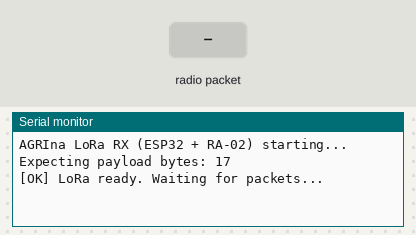
Bench run of a sketch on a simulated ESP32. Shown: the last lines printed to the serial monitor. The inputs (shaded band) are chosen by the test bench. No radio packets arrive unless stated.

Above: at 1.2 s.
1.3 s: radio packet "1" arrives
At 2.3 s:
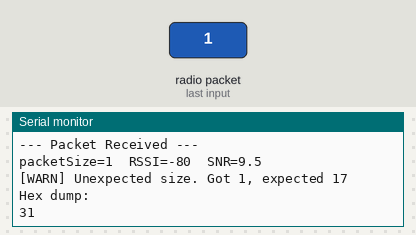
2.8 s: radio packet "0" arrives
At 3.5 s:
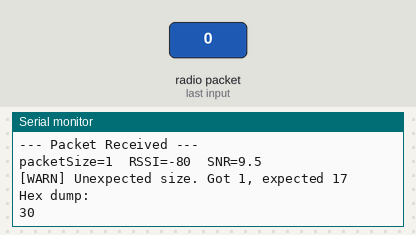
4.3 s: radio packet "2" arrives
At 4.6 s:
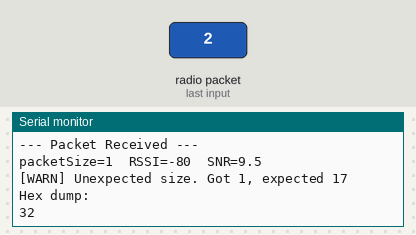

Measured:
- after the input at 1.3 s, the serial monitor: prints a new line at once (image 1)
- after the input at 2.8 s, the serial monitor: prints a new line at once (image 2)
- after the input at 4.3 s, the serial monitor: prints a new line at once (image 3)

The sketch:

AGRIna_Node_Main.ino
```cpp
// AGRIna_Node_Main.ino — Receiver (ESP32 + RA-02/SX1278)
#include <SPI.h>
#include <LoRa.h>
#include "DataStructure.h"  // defines packed AGRInaData + global Data_AGRIna (unused here) :contentReference[oaicite:1]{index=1}

// ==== ESP32 LoRa Pins (match your wiring) ====
static const int PIN_LORA_SS   = 5;   // NSS / CS
static const int PIN_LORA_RST  = 14;  // RESET
static const int PIN_LORA_DIO0 = 26;   // DIO0

// ==== LoRa Radio Settings ====
static const long LORA_FREQUENCY = 433E6; // change to 868E6 or 915E6 as applicable

// Optional: Expected header/footer for quick validation
static const uint8_t kHeader = 0x55;
static const uint8_t kFooter = 0xAA;

void hexDump(const uint8_t* buf, size_t len) {
  for (size_t i = 0; i < len; i++) {
    if (i && (i % 16 == 0)) Serial.println();
    if (buf[i] < 0x10) Serial.print('0');
    Serial.print(buf[i], HEX);
    Serial.print(' ');
  }
  Serial.println();
}

void setup() {
  Serial.begin(115200);
  while (!Serial) {}

  Serial.println(F("\nAGRIna LoRa RX (ESP32 + RA-02) starting..."));
  Serial.print(F("Expecting payload bytes: "));
  Serial.println(sizeof(AGRInaData));

  LoRa.setPins(PIN_LORA_SS, PIN_LORA_RST, PIN_LORA_DIO0);
  if (!LoRa.begin(LORA_FREQUENCY)) {
    Serial.println(F("[ERR] LoRa init failed. Check wiring/frequency."));
    for(;;) { delay(1000); }
  }

  // Optional radio tuning (match TX if you changed these there)
  LoRa.setSpreadingFactor(7);
  LoRa.setSignalBandwidth(125E3);
  LoRa.setCodingRate4(5);

  Serial.println(F("[OK] LoRa ready. Waiting for packets..."));
}

void loop() {
  int packetSize = LoRa.parsePacket();
  if (packetSize <= 0) return;

  Serial.println(F("\n--- Packet Received ---"));
  Serial.print(F("packetSize=")); Serial.print(packetSize);
  Serial.print(F("  RSSI="));     Serial.print(LoRa.packetRssi());
  Serial.print(F("  SNR="));      Serial.println(LoRa.packetSnr(), 1);

  // Read all available bytes
  uint8_t buf[64];  // plenty for this struct
  int idx = 0;
  while (LoRa.available() && idx < (int)sizeof(buf)) {
    buf[idx++] = LoRa.read();
  }

  if (idx != (int)sizeof(AGRInaData)) {
    Serial.print(F("[WARN] Unexpected size. Got ")); Serial.print(idx);
    Serial.print(F(", expected ")); Serial.println(sizeof(AGRInaData));
    Serial.println(F("Hex dump:"));
    hexDump(buf, idx);
    return;
  }

  // Reconstruct struct
  AGRInaData rx{};
  memcpy(&rx, buf, sizeof(rx));

  // Validate header/footer
  bool ok = (rx.Header == kHeader) && (rx.Footer == kFooter);

  if (!ok) {
    Serial.println(F("[WARN] Header/Footer invalid. Dumping bytes:"));
    Serial.print(F("Header=0x")); Serial.print(rx.Header, HEX);
    Serial.print(F("  Footer=0x")); Serial.println(rx.Footer, HEX);
    hexDump(buf, idx);
    return;
  }

  // Print decoded fields
  Serial.println(F("[OK] Valid AGRInaData payload"));
  Serial.print(F("DeviceID: ")); Serial.println(rx.AN_DeviceID);
  Serial.print(F("Soil Temp (°C): ")); Serial.println(rx.AN_SoilTemperature, 2);
  Serial.print(F("pH: ")); Serial.println(rx.AN_pH, 2);
  Serial.print(F("Nitrogen: ")); Serial.println(rx.AN_Nitrogen);
  Serial.print(F("Phosphorus: ")); Serial.println(rx.AN_Phosphorus);
  Serial.print(F("Potassium: ")); Serial.println(rx.AN_Potassium);
}
```

DataStructure.h
```cpp
struct __attribute__((packed)) AGRInaData {
    uint8_t Header = 0x00;  // Header byte for packet validation

    uint8_t AN_DeviceID = 0x00;
    float AN_SoilTemperature = 0.0;
    float AN_pH = 0.0;
    uint16_t AN_Nitrogen = 0;
    uint16_t AN_Phosphorus = 0;
    uint16_t AN_Potassium = 0;

    uint8_t Footer = 0x00;  // Footer byte for packet validation

};

AGRInaData Data_AGRIna;
```
